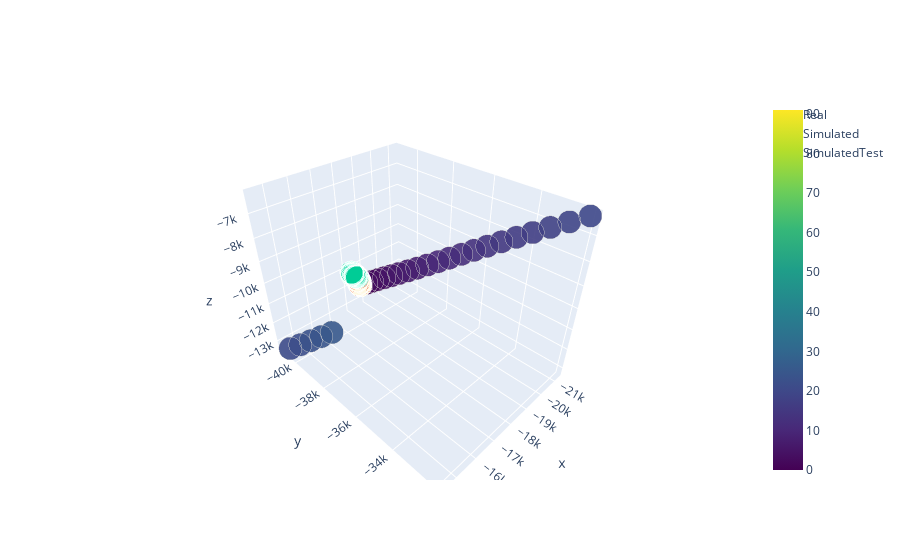

Notebook code for this chart:
### Code cell
# Отобразим все x,y,z, xsim, ysim, zsim, относящиеся к одному кластеру
CLUSTER = 2
CLUSTER2 = 2
CLUSTER3 = 2
CLUSTER4 = 2
clusterDataTrainX = satX[(labels == CLUSTER) | (labels == CLUSTER2) | (labels == CLUSTER3) | (labels == CLUSTER4)]
clusterDataTrainY = satY[(labels == CLUSTER) | (labels == CLUSTER2) | (labels == CLUSTER3) | (labels == CLUSTER4)]
 
testLabels = model.predict(satXTest[['x_sim', 'y_sim', 'z_sim', 'Vx_sim', 'Vy_sim', 'Vz_sim']])
clusterDataTest = satXTest[(testLabels == CLUSTER)| (testLabels == CLUSTER2) | (testLabels == CLUSTER3) | (testLabels == CLUSTER4)]


# Зависимость координат и симулированных координат от времени

x,y,z = clusterDataTrainY.loc[:, 'x'].values, clusterDataTrainY.loc[:, 'y'].values, clusterDataTrainY.loc[:, 'z'].values
xSim,ySim,zSim = clusterDataTrainX.loc[:, 'x_sim'].values, clusterDataTrainX.loc[:, 'y_sim'].values, clusterDataTrainX.loc[:, 'z_sim'].values

xTestSim, yTestSim, zTestSim = clusterDataTest.loc[:, 'x_sim'].values, clusterDataTest.loc[:, 'y_sim'].values, clusterDataTest.loc[:, 'z_sim'].values
fig1 = go.Scatter3d(x=x, 
                    y=y, 
                    z=z, 
                    mode='markers', 
                    marker=dict(
                        #color='rgb(127, 127, 127)',
                        color = np.arange(clusterDataTrain.shape[0]),
                        colorscale = 'Viridis',
                        showscale = True,
                        size=8, 
                        symbol='circle', 
                        line=dict(
                            color='rgb(204, 204, 204)',
                            width=0.5),
                        opacity=0.9),
                   name = 'Real')
fig2 = go.Scatter3d(x=xSim, 
                    y=ySim, 
                    z=zSim, 
                    mode = 'markers', 
                    marker=dict(
                        size=8,
                        line=dict(
                            color='rgba(217, 217, 217, 0.14)',
                            width=0.5
                        ),
                    opacity=0.8),
                    name = 'Simulated')

fig3 = go.Scatter3d(x=xTestSim, 
                    y=yTestSim, 
                    z=zTestSim, 
                    mode = 'markers', 
                    marker=dict(
                        size=8,
                        line=dict(
                            color='rgba(255, 87, 123, 0.05)',
                            width=0.5
                        ),
                    opacity=0.8),
                    name = 'SimulatedTest')
fig = go.Figure(data = [fig1, fig2, fig3])
fig.show()

#--------------------------------------------------------------
from sklearn.linear_model import LinearRegression
trainSize = 0.8
nTargets = 6
smp = []
model = LinearRegression()
size = int(satX.shape[0] * trainSize)
Xtr, Xval = satX.iloc[:size, :], satX.iloc[size:, :]
ytr, yval = satY.iloc[:size, :], satY.iloc[size:, :]
for i in range(nTargets):
    model.fit(Xtr, ytr.iloc[:, i])
    ypred = model.predict(Xval)
    smp.append(smape(ypred, yval.iloc[:, i]))
print('Simple LB Score', 100*(1 - np.mean(smp)))

#--------------------------------------------------------------
cluster = KMeans(n_clusters=24, tol = 1e-3, algorithm = 'elkan', random_state=RND_SEED)
labelsTrain = cluster.fit_predict(Xtr)
labelsTest = cluster.predict(Xval)
smp = []
for label in np.unique(labelsTest):
    for i in range(nTargets):
        model.fit(Xtr[labelsTrain == label], ytr[labelsTrain == label].iloc[:, i])
        ypred = model.predict(Xval[labelsTest == label])
        smp.append(smape(ypred, yval[labelsTest == label].iloc[:, i]))
print('Cluster dependent LB Score', 100*(1 - np.mean(smp)))

### Figure 1 — Plotly figure (JSON) as saved in the notebook; plotly's stock layout.template omitted (floating-point values rounded to 4 significant figures)
{"data": [{"marker": {"color": [0, 1, 2, 3, 4, 5, 6, 7, 8, 9, 10, 11, 12, 13, 14, 15, 16, 17, 18, 19, 20, 21, 22, 23, 24, 25, 26, 27, 28, 29, 30, 31, 32, 33, 34, 35, 36, 37, 38, 39, 40, 41, 42, 43, 44, 45, 46, 47, 48, 49, 50, 51, 52, 53, 54, 55, 56, 57, 58, 59, 60, 61, 62, 63, 64, 65, 66, 67, 68, 69, 70, 71, 72, 73, 74, 75, 76, 77, 78, 79, 80, 81, 82, 83, 84, 85, 86, 87, 88, 89, 90, 91], "colorscale": [[0, "#440154"], [0.1111, "#482878"], [0.2222, "#3e4989"], [0.3333, "#31688e"], [0.4444, "#26828e"], [0.5556, "#1f9e89"], [0.6667, "#35b779"], [0.7778, "#6ece58"], [0.8889, "#b5de2b"], [1, "#fde725"]], "line": {"color": "rgb(204, 204, 204)", "width": 0.5}, "opacity": 0.9, "showscale": true, "size": 8, "symbol": "circle"}, "mode": "markers", "name": "Real", "type": "scatter3d", "x": [-18150.0, -18250.0, -18350.0, -18440.0, -18540.0, -18660.0, -18780.0, -18920.0, -19080.0, -19240.0, -19420.0, -19590.0, -19770.0, -19960.0, -20140.0, -20320.0, -20500.0, -20690.0, -20880.0, -21070.0, -21270.0, -14470.0, -14750.0, -15030.0, -15310.0, -15590.0], "y": [-40260.0, -39990.0, -39710.0, -39420.0, -39110.0, -38770.0, -38410.0, -38040.0, -37650.0, -37250.0, -36830.0, -36410.0, -35980.0, -35540.0, -35090.0, -34630.0, -34160.0, -33660.0, -33150.0, -32620.0, -32060.0, -40720.0, -40300.0, -39890.0, -39470.0, -39060.0], "z": [-11450.0, -11280.0, -11100.0, -10910.0, -10710.0, -10500.0, -10280.0, -10050.0, -9807.0, -9553.0, -9292.0, -9024.0, -8749.0, -8469.0, -8184.0, -7893.0, -7595.0, -7290.0, -6975.0, -6649.0, -6312.0, -13190.0, -12890.0, -12580.0, -12270.0, -11970.0]}, {"marker": {"line": {"color": "rgba(217, 217, 217, 0.14)", "width": 0.5}, "opacity": 0.8, "size": 8}, "mode": "markers", "name": "Simulated", "type": "scatter3d", "x": [-18160.0, -18170.0, -18180.0, -18180.0, -18170.0, -18160.0, -18160.0, -18160.0, -18170.0, -18190.0, -18210.0, -18220.0, -18240.0, -18250.0, -18250.0, -18250.0, -18240.0, -18230.0, -18220.0, -18210.0, -18220.0, -18230.0, -18250.0, -18270.0, -18280.0, -18290.0], "y": [-40330.0, -40340.0, -40370.0, -40390.0, -40410.0, -40420.0, -40430.0, -40430.0, -40420.0, -40420.0, -40430.0, -40440.0, -40450.0, -40470.0, -40500.0, -40530.0, -40560.0, -40580.0, -40590.0, -40600.0, -40600.0, -40590.0, -40590.0, -40600.0, -40620.0, -40640.0], "z": [-11520.0, -11510.0, -11510.0, -11500.0, -11500.0, -11490.0, -11490.0, -11470.0, -11460.0, -11450.0, -11430.0, -11420.0, -11410.0, -11400.0, -11400.0, -11400.0, -11400.0, -11400.0, -11390.0, -11390.0, -11380.0, -11360.0, -11340.0, -11330.0, -11320.0, -11310.0]}, {"marker": {"line": {"color": "rgba(255, 87, 123, 0.05)", "width": 0.5}, "opacity": 0.8, "size": 8}, "mode": "markers", "name": "SimulatedTest", "type": "scatter3d", "x": [-18280.0, -18270.0, -18260.0, -18250.0, -18240.0, -18240.0, -18250.0, -18260.0, -18270.0, -18280.0, -18280.0, -18280.0, -18270.0, -18260.0, -18240.0, -18230.0, -18210.0, -18210.0, -18210.0, -18220.0, -18230.0, -18240.0, -18240.0, -18240.0], "y": [-40670.0, -40700.0, -40720.0, -40740.0, -40740.0, -40750.0, -40750.0, -40750.0, -40770.0, -40780.0, -40810.0, -40830.0, -40870.0, -40900.0, -40930.0, -40950.0, -40960.0, -40960.0, -40960.0, -40960.0, -40960.0, -40980.0, -41000.0, -41030.0], "z": [-11310.0, -11310.0, -11310.0, -11310.0, -11300.0, -11290.0, -11280.0, -11270.0, -11260.0, -11250.0, -11250.0, -11250.0, -11250.0, -11250.0, -11250.0, -11250.0, -11250.0, -11240.0, -11230.0, -11220.0, -11200.0, -11190.0, -11190.0, -11180.0]}], "layout": {}}
